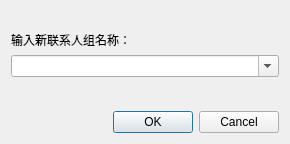
<?xml version="1.0" encoding="UTF-8"?>
<ui version="4.0">
 <class>GroupInfoDialog</class>
 <widget class="QDialog" name="GroupInfoDialog">
  <property name="geometry">
   <rect>
    <x>0</x>
    <y>0</y>
    <width>290</width>
    <height>144</height>
   </rect>
  </property>
  <property name="windowTitle">
   <string>新联系人组</string>
  </property>
  <layout class="QVBoxLayout" name="verticalLayout">
   <item>
    <widget class="QLabel" name="label_2">
     <property name="text">
      <string/>
     </property>
    </widget>
   </item>
   <item>
    <widget class="QLabel" name="label">
     <property name="text">
      <string>输入新联系人组名称：</string>
     </property>
     <property name="textInteractionFlags">
      <set>Qt::LinksAccessibleByMouse|Qt::TextSelectableByMouse</set>
     </property>
    </widget>
   </item>
   <item>
    <widget class="QComboBox" name="comboBox">
     <property name="editable">
      <bool>true</bool>
     </property>
    </widget>
   </item>
   <item>
    <spacer name="verticalSpacer">
     <property name="orientation">
      <enum>Qt::Vertical</enum>
     </property>
     <property name="sizeHint" stdset="0">
      <size>
       <width>20</width>
       <height>17</height>
      </size>
     </property>
    </spacer>
   </item>
   <item>
    <widget class="QDialogButtonBox" name="buttonBox">
     <property name="orientation">
      <enum>Qt::Horizontal</enum>
     </property>
     <property name="standardButtons">
      <set>QDialogButtonBox::Cancel|QDialogButtonBox::Ok</set>
     </property>
    </widget>
   </item>
  </layout>
 </widget>
 <resources/>
 <connections>
  <connection>
   <sender>buttonBox</sender>
   <signal>accepted()</signal>
   <receiver>GroupInfoDialog</receiver>
   <slot>accept()</slot>
   <hints>
    <hint type="sourcelabel">
     <x>248</x>
     <y>254</y>
    </hint>
    <hint type="destinationlabel">
     <x>157</x>
     <y>274</y>
    </hint>
   </hints>
  </connection>
  <connection>
   <sender>buttonBox</sender>
   <signal>rejected()</signal>
   <receiver>GroupInfoDialog</receiver>
   <slot>reject()</slot>
   <hints>
    <hint type="sourcelabel">
     <x>316</x>
     <y>260</y>
    </hint>
    <hint type="destinationlabel">
     <x>286</x>
     <y>274</y>
    </hint>
   </hints>
  </connection>
 </connections>
</ui>
